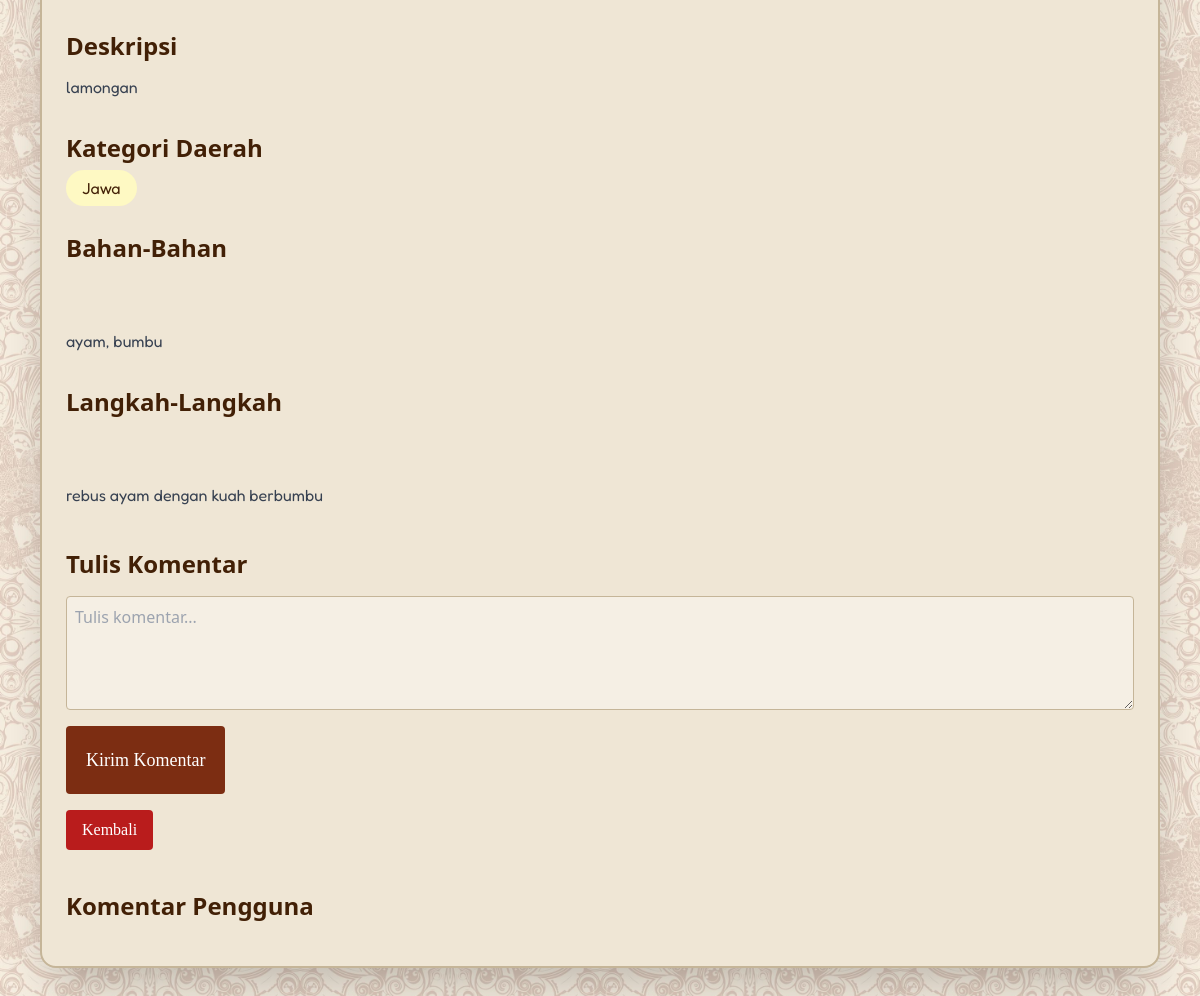
/detail.php?id=10 (signed in, lower part), run on an earlier commit of the app's database.
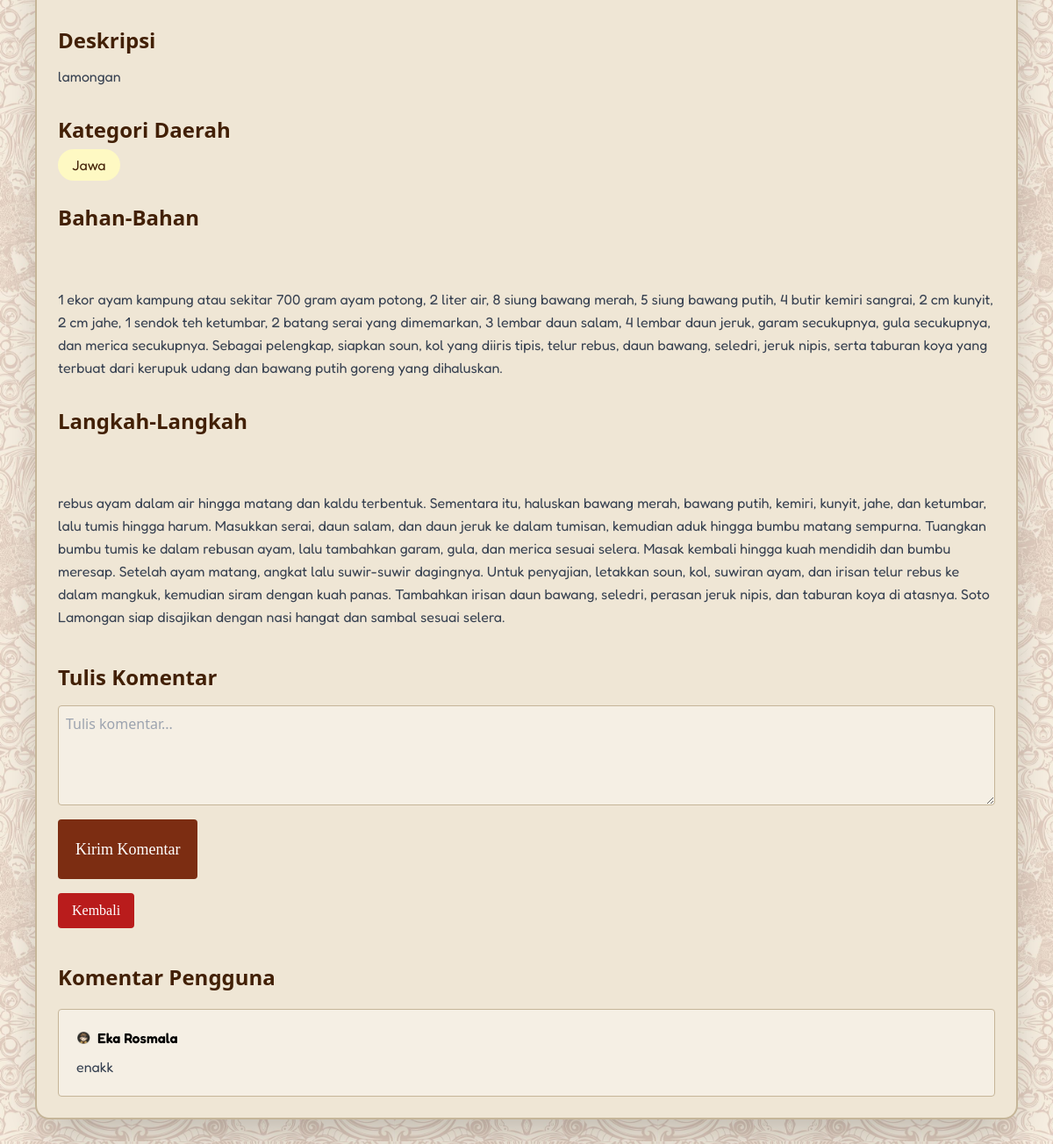
And on a later commit of the database.
### tables this page shows
CREATE TABLE `resep` (
  `id_resep` int NOT NULL,
  `id` int NOT NULL,
  `judul` varchar(255) NOT NULL,
  `deskripsi` text,
  `kategori_daerah` enum('Jawa','Sumatera','Kalimantan','Sulawesi','Papua','Bali','Nusa Tenggara','Maluku','Lainnya') NOT NULL,
  `foto` varchar(255) NOT NULL,
  `bahan` text NOT NULL,
  `langkah` text NOT NULL,
  `created_at` timestamp NULL DEFAULT CURRENT_TIMESTAMP
);

CREATE TABLE `komentar` (
  `id_komentar` int NOT NULL,
  `id_resep` int NOT NULL,
  `id` int NOT NULL,
  `isi_komentar` text NOT NULL,
  `created_at` timestamp NULL DEFAULT CURRENT_TIMESTAMP
);

CREATE TABLE `users` (
  `id` int NOT NULL,
  `username` varchar(50) NOT NULL,
  `email` varchar(50) NOT NULL,
  `PASSWORD` varchar(255) NOT NULL,
  `ROLE` enum('admin','user') DEFAULT 'user'
);

### detail.php (the view, shortened to what this page needs)
<?php
include 'koneksi.php';
$id_resep = $_GET['id'];
$query = "
SELECT resep.*, users.username
FROM resep
JOIN users ON resep.id = users.id
WHERE resep.id_resep = ?
";
$stmt = $koneksi->prepare($query);
$stmt->bind_param("i", $id_resep);
$stmt->execute();
$result = $stmt->get_result();
$data = $result->fetch_assoc();
$queryKomentar = "
SELECT komentar.*, users.username
FROM komentar
JOIN users ON komentar.id = users.id
WHERE komentar.id_resep = ?
ORDER BY komentar.created_at DESC
";
$stmtKomen = $koneksi->prepare($queryKomentar);
$stmtKomen->bind_param("i", $id_resep);
$stmtKomen->execute();
$resultKomentar = $stmtKomen->get_result();
?>
<!DOCTYPE html>
<html lang="en">
<head>
    <script src="https://cdn.tailwindcss.com"></script>
</head>
<body class="bg-center bg-repeat bg-[length:300px_auto]" style="background-image: url('assets/navbg.jpg')">
    <section class="mx-10 mb-10 bg-[#EFE6D5] shadow-2xl rounded-2xl border-2 border-[#c5b598] p-6">
        <div class="mb-8">
            <h2 class="text-2xl font-bold text-yellow-950 mb-3">
                Deskripsi
            </h2>
            <p class="text-gray-700 leading-relaxed font-[Fredoka]">
                <?= nl2br(htmlspecialchars($data['deskripsi'])); ?>
            </p>
        </div>
        <div class="mb-8">
            <h2 class="text-2xl font-bold text-yellow-950 mb-3">
                Kategori Daerah
            </h2>
            <span class="bg-yellow-100 text-yellow-950 px-4 py-2 rounded-full font-[Fredoka]">
                <?= htmlspecialchars($data['kategori_daerah']); ?>
            </span>
        </div>
        <div class="mb-8">
            <h2 class="text-2xl font-bold text-yellow-950 mb-3">
                Bahan-Bahan
            </h2>
            <p class="text-gray-700 leading-relaxed whitespace-pre-line font-[Fredoka]">
                <?= htmlspecialchars($data['bahan']); ?>
            </p>
        </div>
        <div class="mb-10">
            <h2 class="text-2xl font-bold text-yellow-950 mb-3">
                Langkah-Langkah
            </h2>
            <p class="text-gray-700 leading-relaxed whitespace-pre-line font-[Fredoka]">
                <?= htmlspecialchars($data['langkah']); ?>
            </p>
        </div>
        <div class="mb-10">
            <h2 class="text-2xl font-bold text-yellow-950 mb-4">
                Tulis Komentar
            </h2>
            <form method="POST" class="flex flex-col gap-4">
                <textarea
                    name="komentar"
                    rows="4"
                    required
                    placeholder="Tulis komentar..."
                    class="w-full border border-[#c5b598] bg-[#F5EFE4] rounded p-2"></textarea>
                <button
                    type="submit"
                    name="kirim_komentar"
                    class="bg-orange-900 text-white py-5 px-5 rounded hover:scale-110 hover:bg-yellow-900 text-lg font-[Merryweather] duration-300 w-fit">
                    Kirim Komentar
                </button>
                <div class="flex items-center gap-3">
                <a href="index.php"
                    class="bg-red-700 text-white px-4 py-2 rounded hover:scale-110 hover:bg-red-900 font-[Merryweather] duration-300">
                    Kembali
                </a>
            </div>
            </form>
        </div>
        <div>
            <h2 class="text-2xl font-bold text-yellow-950 mb-5">
                Komentar Pengguna
            </h2>
            <div class="flex flex-col gap-4 ">
                <?php while ($komen = mysqli_fetch_assoc($resultKomentar)) : ?>
                    <div class="border border-[#c5b598] bg-[#F5EFE4] rounded p-5">
                        <div class="flex items-center gap-2 mb-2">
                            <img
                                src="./assets/profil.png"
                                class="w-4 h-4 object-contain">
                            <span class="font-semibold font-[Fredoka]">
                                <?= htmlspecialchars($komen['username']); ?>
                            </span>
                        </div>
                        <p class="text-gray-700 font-[Fredoka] leading-relaxed">
                            <?= nl2br(htmlspecialchars($komen['isi_komentar'])); ?>
                        </p>
                    </div>
                <?php endwhile; ?>
            </div>
        </div>
    </section>
</body>
</html>

What changed in the data, as far as the page shows it:
changed resep "lamongan": bahan "ayam, bumbu" → "1 ekor ayam kampung atau sekitar 700 gram ayam potong, 2 liter air, 8 siung bawang merah, 5 siung bawang putih, 4 butir kemiri sangrai, 2 cm kunyit, 2 cm jahe, 1 sendok teh ketumbar, 2 batang serai yang dimemarkan, 3 lembar daun salam, 4 lembar daun jeruk, garam secukupnya, gula secukupnya, dan merica secukupnya. Sebagai pelengkap, siapkan soun, kol yang diiris tipis, telur rebus, daun bawang, seledri, jeruk nipis, serta taburan koya yang terbuat dari kerupuk udang dan bawang putih goreng yang dihaluskan."; langkah "rebus ayam dengan kuah berbumbu" → "rebus ayam dalam air hingga matang dan kaldu terbentuk. Sementara itu, haluskan bawang merah, bawang putih, kemiri, kunyit, jahe, dan ketumbar, lalu tumis hingga harum. Masukkan serai, daun salam, dan daun jeruk ke dalam tumisan, kemudian aduk hingga bumbu matang sempurna. Tuangkan bumbu tumis ke dalam rebusan ayam, lalu tambahkan garam, gula, dan merica sesuai selera. Masak kembali hingga kuah mendidih dan bumbu meresap. Setelah ayam matang, angkat lalu suwir-suwir dagingnya. Untuk penyajian, letakkan soun, kol, suwiran ayam, dan irisan telur rebus ke dalam mangkuk, kemudian siram dengan kuah panas. Tambahkan irisan daun bawang, seledri, perasan jeruk nipis, dan taburan koya di atasnya.…"
added komentar: id.username "Eka Rosmala", isi_komentar "enakk"
